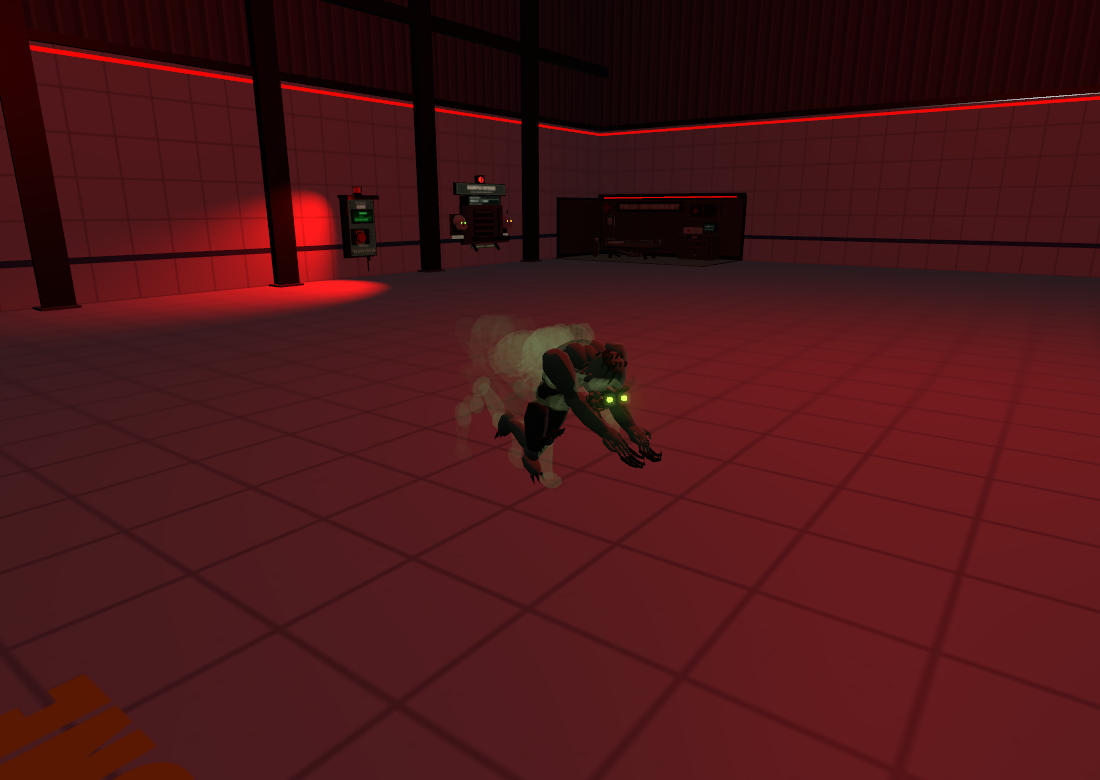
#> input picture review/feral-arms-GP19849/after.png, 1100 x 780 px, given in place of aimed-noon.png, which was not available
$ python sheet.py ../feral-arms-GP19849/after.png
#> lines starting #> are read from the running program, lines starting #| are printed output that depends on the picture
from pathlib import Path
from PIL import Image, ImageDraw
import sys

gun=sys.argv[1]
root=Path(__file__).parent/gun
sheet=Image.new('RGB',(1920,4*210),'#1c2128')
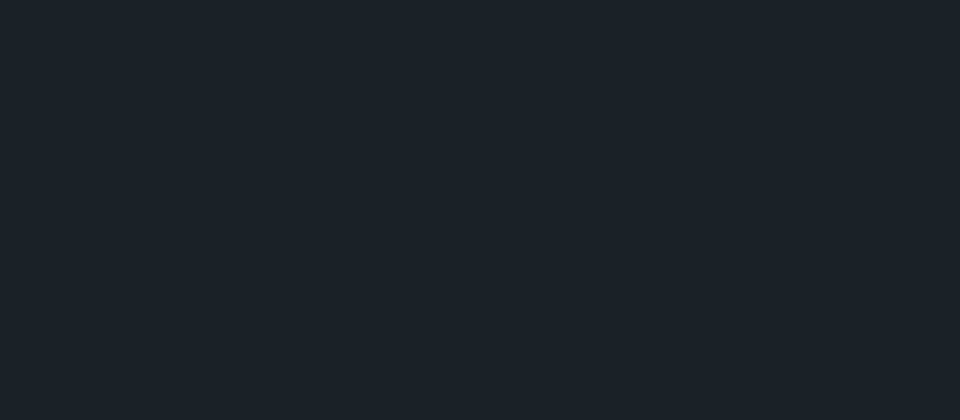
#> sheet: PIL image 1920x840 RGB (shown at 1/2 size); mean R, G, B 28, 33, 40
draw=ImageDraw.Draw(sheet)
for row,light in enumerate(('noon','overcast','dusk','night')):
    for view,pose in enumerate(('aimed','hip','rack')):
        for col,phase in enumerate(('before','after')):
            image=Image.open(root/phase/(pose+'-'+light+'.png')).convert('RGB')
#> image is the input picture: PIL image 1100x780 RGB; mean R, G, B 74.1, 21.9, 24
            image=image.resize((320,180))
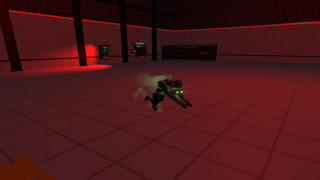
#> image: PIL image 320x180 RGB; mean R, G, B 74.1, 21.9, 24
            x=(view*2+col)*320
            y=row*210
            sheet.paste(image,(x,y+25))
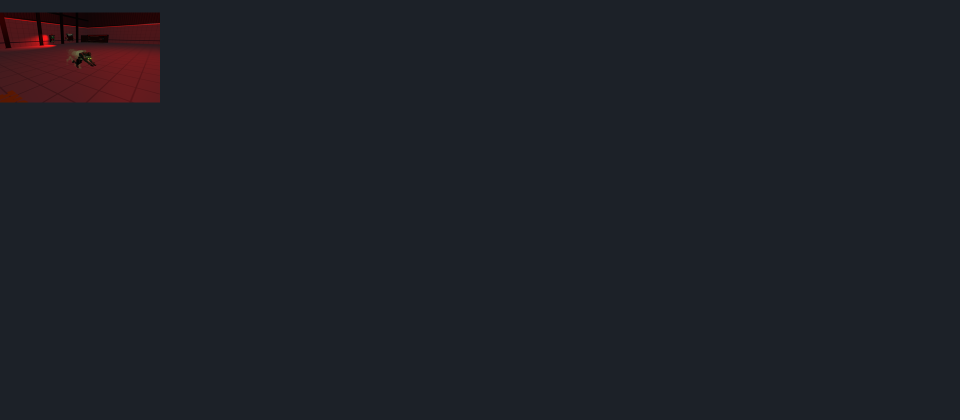
#> sheet: PIL image 1920x840 RGB (shown at 1/2 size); mean R, G, B 29.6, 32.6, 39.4
#> (the run stopped early here; a loop or call above may not have finished)
